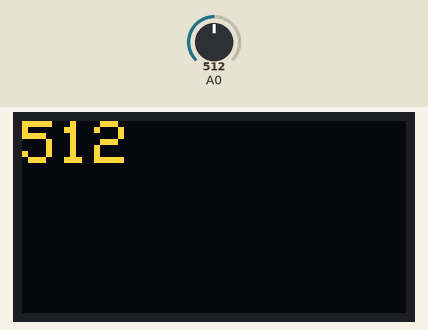
Simulated run of this sketch. Board: Arduino Uno, built with avr-gcc and run on an emulated ATmega328P. Parts: 128×64 one-colour display. Inputs (shaded band) come from the test bench; at power-on: A0 = 512. The OLED is the two-colour kind (top 16 rows yellow).

Above: at 1.2 s.
1.3 s: A0 set to 716
At 1.8 s:
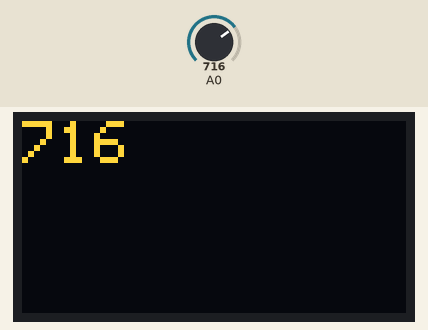
2.8 s: A0 set to 900
At 3.9 s:
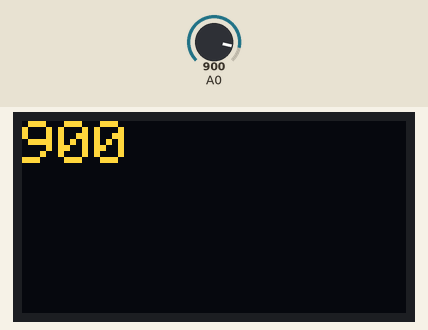
4.3 s: A0 set to 1023
At 4.9 s:
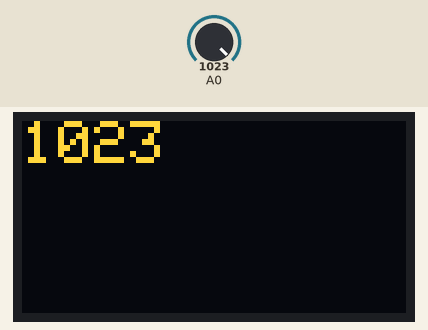
Timing chart, 0 to 7.3 s (numbered marks = the images above; inputs shaded):
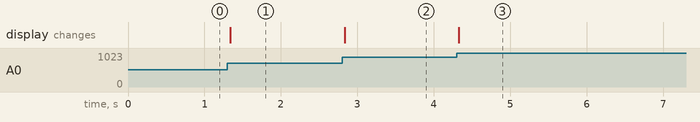

The sketch:

zxsound.ino
```cpp
#include <SPI.h>
#include <Wire.h>
#include <Adafruit_GFX.h>
#include <Adafruit_SSD1306.h>
#define OLED_RESET -1
Adafruit_SSD1306 display(OLED_RESET);

void setup() {
  // put your setup code here, to run once:
   display.begin(SSD1306_SWITCHCAPVCC, 0x3C); //เริ่มการใช้งานจอ
   display.clearDisplay();//ล้างจอ
   display.setTextSize(2);//เราจะให้ตัวอักษร Font Size เป็น 1 แล้วนะ
   display.setTextColor(WHITE);//ให้สีตัวอักษรสีขาว
}

void loop() {
  // put your main code here, to run repeatedly:
  display.clearDisplay();
  display.setCursor(0, 0);
  display.println(analogRead(A0));
  display.display();

}
```

Measured:
- after the input at 1.3 s, the display: changes at once (image 1)
- after the input at 2.8 s, the display: changes at once (image 2)
- after the input at 4.3 s, the display: changes at once (image 3)
